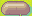

Below is a game level as drawn by its tile map, then a one-line description and the .tmx file that defines it, in full:
An orthogonal 2x1 tile map with 16x16 px tiles, 1 tile layer (Tile Layer 1).

<map version="1.5" tiledversion="1.7.2" orientation="orthogonal" renderorder="right-down" width="2" height="1" tilewidth="16" tileheight="16" infinite="0" nextlayerid="2" nextobjectid="1">
 <tileset firstgid="1" name="aw2.png" tilewidth="16" tileheight="16" tilecount="512" columns="32">
  <image source="aw2.png" trans="ffffff" width="512" height="256" />
 </tileset>
 <layer id="1" name="Tile Layer 1" width="2" height="1">
  <data>
   <tile gid="289" />
   <tile gid="290" />
  </data>
 </layer>
</map>
